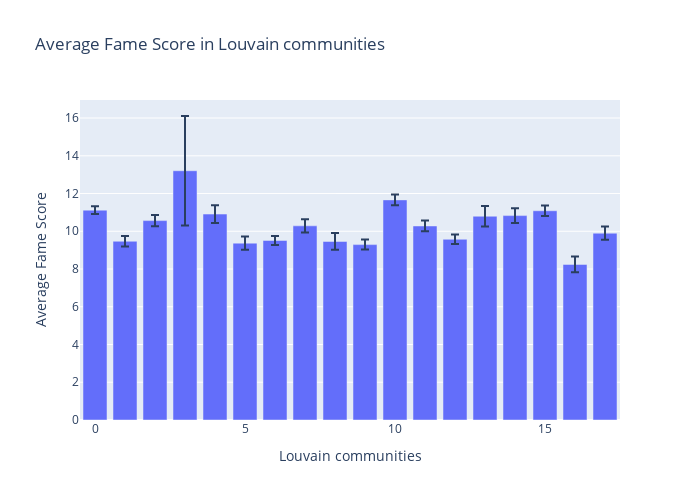

This figure's notebook cell:
### Code cell
fig = px.bar(actor_louvain.groupby('louvain', as_index=False).agg(avg=('fameScore','mean'), ci=('fameScore',lambda x : 1.96*stats.sem(x))),
             x='louvain', 
             y='avg', 
             error_y='ci', 
             labels={'louvain': 'Louvain communities', 'fameScore': 'Average Fame Score'},
             title='Average Fame Score in Louvain communities')

fig.update_layout(xaxis_title='Louvain communities', yaxis_title='Average Fame Score', height=500, width=700)

fig.show()

### Figure 1 — Plotly figure (JSON) as saved in the notebook; plotly's stock layout.template omitted (floating-point values rounded to 4 significant figures)
{"data": [{"alignmentgroup": "True", "error_y": {"array": [0.2102, 0.274, 0.2994, 2.901, 0.4705, 0.3521, 0.236, 0.3512, 0.4447, 0.2655, 0.2808, 0.2845, 0.2477, 0.5474, 0.3953, 0.2769, 0.4135, 0.3491]}, "hovertemplate": "Louvain communities=%{x}<br>avg=%{y}<extra></extra>", "legendgroup": "", "marker": {"color": "#636efa", "pattern": {"shape": ""}}, "name": "", "offsetgroup": "", "orientation": "v", "showlegend": false, "textposition": "auto", "type": "bar", "x": [0, 1, 2, 3, 4, 5, 6, 7, 8, 9, 10, 11, 12, 13, 14, 15, 16, 17], "xaxis": "x", "y": [11.12, 9.471, 10.57, 13.21, 10.91, 9.372, 9.515, 10.29, 9.461, 9.294, 11.66, 10.28, 9.576, 10.8, 10.83, 11.09, 8.244, 9.899], "yaxis": "y"}], "layout": {"barmode": "relative", "height": 500, "legend": {"tracegroupgap": 0}, "title": {"text": "Average Fame Score in Louvain communities"}, "width": 700, "xaxis": {"anchor": "y", "domain": [0, 1], "title": {"text": "Louvain communities"}}, "yaxis": {"anchor": "x", "domain": [0, 1], "title": {"text": "Average Fame Score"}}}}
